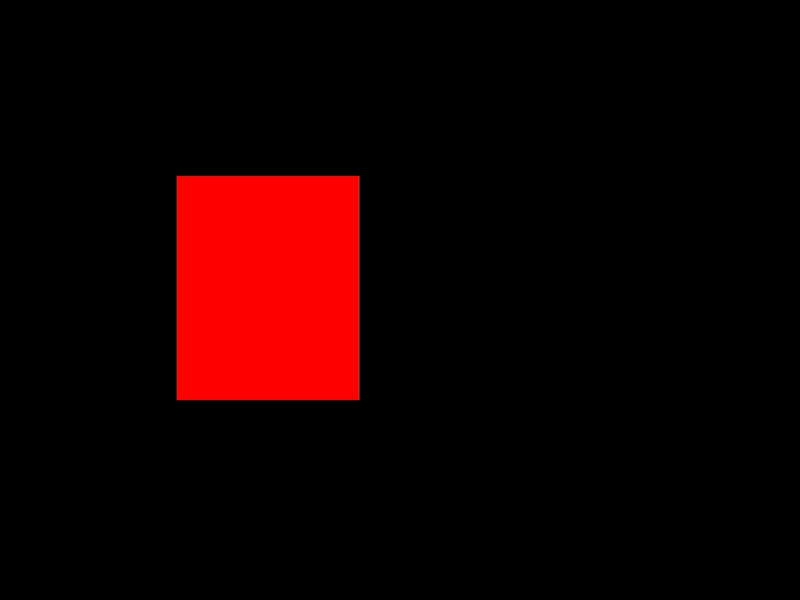
#> input picture dip/1.png, 800 x 600 px
$ python b.py
#> lines starting #> are read from the running program, lines starting #| are printed output that depends on the picture; after the words box and inside, x2 and y2 are one past the last pixel; in counts of white or black regions, pixels touching at a corner belong together; long printed decimals are rounded
import cv2
import numpy as np
from itertools import permutations

class Vertex:
    def __init__(self, x, y):
        self.x = x
        self.y = y

def create_white_circle(image_size, center, radius, intensity):
    image = np.zeros(image_size, dtype=np.uint8)
    color = int(intensity * 255)
    cv2.circle(image, center, radius, (color, color, color), -1)
    return image

def find_red_block_vertices(image_path):
#> called with image_path = '1.png'
    image = cv2.imread(image_path)
#> image is the input picture: shape (600, 800, 3); mean B, G, R 0.1, 0.1, 21.7

    hsv = cv2.cvtColor(image, cv2.COLOR_BGR2HSV)
#> hsv: shape (600, 800, 3); mean H, S, V 0, 22, 21.7

    lower_red = np.array([0, 100, 100])
    upper_red = np.array([10, 255, 255])

    mask = cv2.inRange(hsv, lower_red, upper_red)
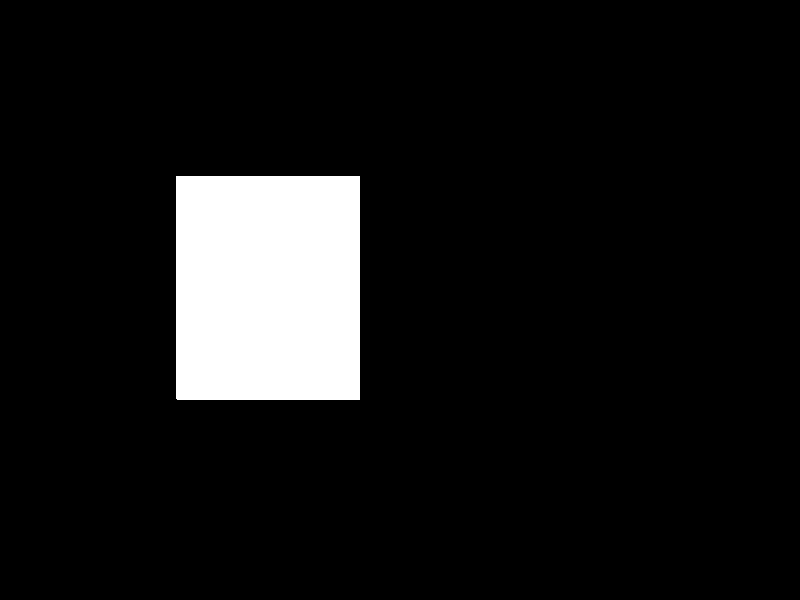
#> mask: shape (600, 800); 8.6% white; 1 white region, box (x1, y1, x2, y2) and area: (176, 176, 360, 400) 41215
    contours, _ = cv2.findContours(mask, cv2.RETR_EXTERNAL, cv2.CHAIN_APPROX_SIMPLE)
#> contours = 1 item

    vertex = Vertex(0, 0)

    for contour in contours:
        approx = cv2.approxPolyDP(contour, 0.02 * cv2.arcLength(contour, True), True)

        if len(approx) == 4:
            vertices = [Vertex(point[0], point[1]) for point in approx.reshape(-1, 2)]

            vertex.A, vertex.B, vertex.C, vertex.D = vertices

            return image, vertex
#> this loop made 1 pass
#> approx on pass 1: [[176, 176], [176, 398], [359, 399], [359, 176]]

    return None, None

def find_largest_ratio(vertices, light_source_x, light_source_y):
    max_ratio = 0
    max_ratio_vertices = None

    for perm in permutations(['A', 'B', 'C', 'D']):
        ratio = abs(
            (getattr(vertices, perm[2]).x - light_source_x) / (getattr(vertices, perm[2]).y - light_source_y) -
            (getattr(vertices, perm[0]).x - light_source_x) / (getattr(vertices, perm[0]).y - light_source_y)
        )

        if ratio > max_ratio:
            max_ratio = ratio
            max_ratio_vertices = (perm[0], perm[2])

    return max_ratio, max_ratio_vertices

def draw_line(image, vertex, vertices):
    point1 = (getattr(vertex, vertices[0]).x, getattr(vertex, vertices[0]).y)
    point2 = (getattr(vertex, vertices[1]).x, getattr(vertex, vertices[1]).y)
    color = (255, 0, 0)  # Blue color
    thickness = 2
    cv2.line(image, point1, point2, color, thickness)

def draw_white_circle(image, center, radius, intensity):
    white_circle = create_white_circle(image.shape, center, radius, intensity)
    image_with_circle = cv2.addWeighted(image, 1, white_circle, 0.7, 0)
    return image_with_circle

# Example usage
image_path = '1.png'
image, vertex = find_red_block_vertices(image_path)

light_source_x = 800 #over-here
light_source_y = 1

if image is not None and vertex is not None:
    print("Vertices of the red block:")
    print("A.x:", vertex.A.x, "A.y:", vertex.A.y)
#| A.x: 176 A.y: 176
    print("B.x:", vertex.B.x, "B.y:", vertex.B.y)
#| B.x: 176 B.y: 398
    print("C.x:", vertex.C.x, "C.y:", vertex.C.y)
#| C.x: 359 C.y: 399
    print("D.x:", vertex.D.x, "D.y:", vertex.D.y)
#| D.x: 359 D.y: 176

    max_ratio, max_ratio_vertices = find_largest_ratio(vertex, light_source_x, light_source_y)
#> max_ratio = 2.46; max_ratio_vertices = ('A', 'C')
    print("Largest Ratio:", max_ratio)
#| Largest Ratio: 2.458
    print(f"Vertices corresponding to the largest ratio: {max_ratio_vertices[0]} and {max_ratio_vertices[1]}")
#| Vertices corresponding to the largest ratio: A and C

    # Create a copy of the image to draw the line on
    image_with_line = image.copy()
    draw_line(image_with_line, vertex, max_ratio_vertices)
#> in draw_line, `point1 = (getattr(vertex, vertices[0]).x, getattr(vertex, vertices[0])..`: point1 = (176, 176)
#> in draw_line, `point2 = (getattr(vertex, vertices[1]).x, getattr(vertex, vertices[1])..`: point2 = (359, 399)

    # Draw white circle
    circle_radius = 200
    intensity = 1.0
    image_with_circle = draw_white_circle(image_with_line, (light_source_x, light_source_y), circle_radius, intensity)
#> in create_white_circle, `cv2.circle(image, center, radius, (color, color, color), -1)`:
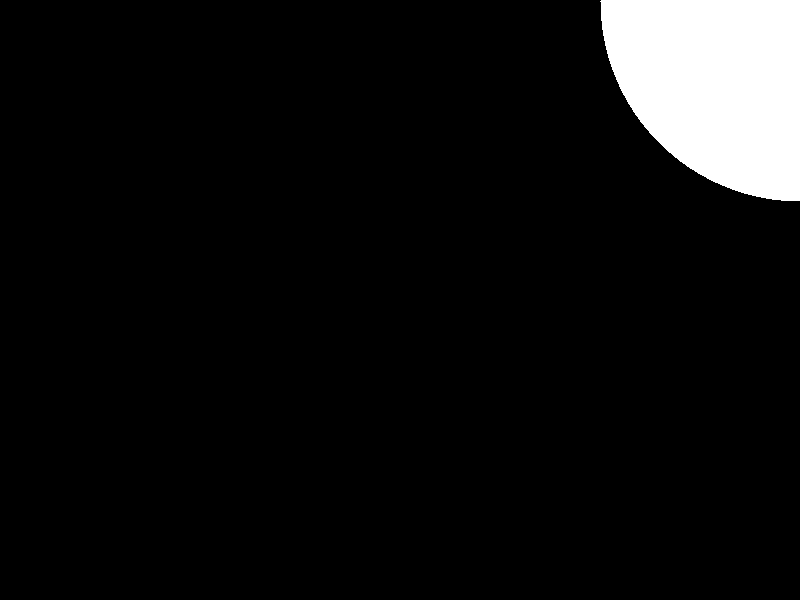
#> image: shape (600, 800, 3); 6.6% white; 1 white region, box (x1, y1, x2, y2) and area: (600, 0, 800, 201) 31606
#> in draw_white_circle, `image_with_circle = cv2.addWeighted(image, 1, white_circle, 0.7, 0)`:
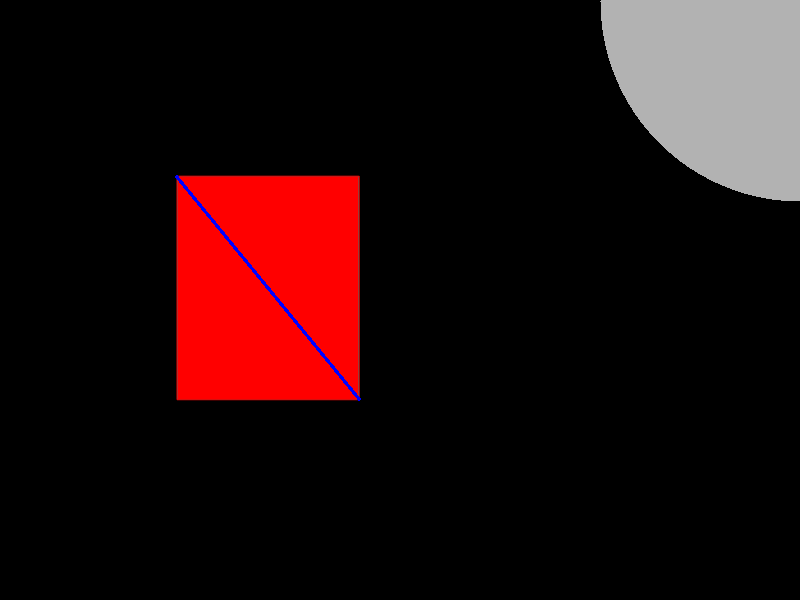
#> image_with_circle: shape (600, 800, 3); mean B, G, R 12.3, 11.8, 33

    # Display the image with the drawn line and white circle
    cv2.imshow('Image with Line and Circle', image_with_circle)
    cv2.waitKey(0)
    cv2.destroyAllWindows()

else:
    print("No red block found in the image.")
